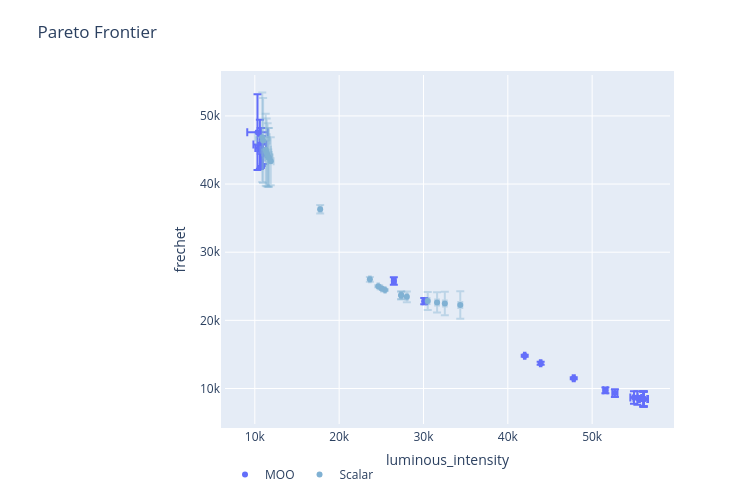

Notebook code for this chart:
### Code cell
fig4 = plot_ax_client_sc_ax_client(ax_clients[4], sc_ax_clients[4])

### Figure 1 — Plotly figure (JSON) as saved in the notebook; plotly's stock layout.template omitted (floating-point values rounded to 4 significant figures)
{"data": [{"error_x": {"array": [498.5, 431.0, 619.4, 93.39, 765.9, 498.5, 498.5, 305.4, 185.6, 338.6, 475.8, 453.5, 88.5, 225.1, 619.4, 498.5, 121.9, 249.6, 498.5, 1214.0], "color": "rgba(255, 0, 0)", "thickness": 2, "type": "data"}, "error_y": {"array": [1101.0, 911.0, 2915.0, 231.3, 3613.0, 1101.0, 1101.0, 568.3, 468.5, 1477.0, 2202.0, 976.4, 147.8, 554.4, 2915.0, 1101.0, 156.6, 422.0, 1101.0, 5566.0], "color": "rgba(255, 0, 0)", "thickness": 2, "type": "data"}, "hoverinfo": "text", "legendgroup": "MOO", "marker": {"color": "rgba(255, 0, 0)"}, "mode": "markers", "name": "MOO", "text": ["<b>Parameterization 0</b><br>luminous_intensity: 56093.931 [55595.432, 56592.429]<br>frechet: 8451.835 [7350.478, 9553.193]<br><br><em>Parameterization:</em><br>R: 67<br>G: 24<br>B: 64", "<b>Parameterization 1</b><br>luminous_intensity: 54958.582 [54527.586, 55389.578]<br>frechet: 8683.383 [7772.346, 9594.420]<br><br><em>Parameterization:</em><br>R: 66<br>G: 23<br>B: 64", "<b>Parameterization 2</b><br>luminous_intensity: 10710.991 [10091.618, 11330.364]<br>frechet: 45308.008 [42392.561, 48223.454]<br><br><em>Parameterization:</em><br>R: 0<br>G: 0<br>B: 55", "<b>Parameterization 3</b><br>luminous_intensity: 43894.289 [43800.894, 43987.684]<br>frechet: 13703.034 [13471.742, 13934.325]<br><br><em>Parameterization:</em><br>R: 55<br>G: 14<br>B: 63", "<b>Parameterization 4</b><br>luminous_intensity: 10601.654 [9835.757, 11367.551]<br>frechet: 45822.209 [42209.600, 49434.818]<br><br><em>Parameterization:</em><br>R: 0<br>G: 0<br>B: 54", "<b>Parameterization 5</b><br>luminous_intensity: 56093.931 [55595.432, 56592.429]<br>frechet: 8451.835 [7350.478, 9553.193]<br><br><em>Parameterization:</em><br>R: 67<br>G: 24<br>B: 64", "<b>Parameterization 6</b><br>luminous_intensity: 56093.931 [55595.432, 56592.429]<br>frechet: 8451.835 [7350.478, 9553.193]<br><br><em>Parameterization:</em><br>R: 67<br>G: 24<br>B: 64", "<b>Parameterization 7</b><br>luminous_intensity: 52696.59 [52391.197, 53001.983]<br>frechet: 9330.191 [8761.849, 9898.533]<br><br><em>Parameterization:</em><br>R: 64<br>G: 21<br>B: 64", "<b>Parameterization 8</b><br>luminous_intensity: 30089.886 [29904.320, 30275.453]<br>frechet: 22820.839 [22352.384, 23289.293]<br><br><em>Parameterization:</em><br>R: 40<br>G: 3<br>B: 62", "<b>Parameterization 9</b><br>luminous_intensity: 10951.476 [10612.883, 11290.069]<br>frechet: 44429.837 [42953.155, 45906.518]<br><br><em>Parameterization:</em><br>R: 0<br>G: 0<br>B: 57", "<b>Parameterization 10</b><br>luminous_intensity: 10827.6 [10351.756, 11303.444]<br>frechet: 44842.76 [42641.233, 47044.287]<br><br><em>Parameterization:</em><br>R: 0<br>G: 0<br>B: 56", "<b>Parameterization 11</b><br>luminous_intensity: 55361.035 [54907.545, 55814.526]<br>frechet: 8602.153 [7625.747, 9578.559]<br><br><em>Parameterization:</em><br>R: 67<br>G: 23<br>B: 64", "<b>Parameterization 12</b><br>luminous_intensity: 42002.924 [41914.427, 42091.421]<br>frechet: 14810.769 [14662.972, 14958.566]<br><br><em>Parameterization:</em><br>R: 52<br>G: 13<br>B: 63", "<b>Parameterization 13</b><br>luminous_intensity: 26483.564 [26258.513, 26708.615]<br>frechet: 25787.446 [25233.035, 26341.857]<br><br><em>Parameterization:</em><br>R: 36<br>G: 0<br>B: 62", "<b>Parameterization 14</b><br>luminous_intensity: 10710.991 [10091.618, 11330.364]<br>frechet: 45308.008 [42392.561, 48223.454]<br><br><em>Parameterization:</em><br>R: 0<br>G: 0<br>B: 55", "<b>Parameterization 15</b><br>luminous_intensity: 56093.931 [55595.432, 56592.429]<br>frechet: 8451.835 [7350.478, 9553.193]<br><br><em>Parameterization:</em><br>R: 67<br>G: 24<br>B: 64", "<b>Parameterization 16</b><br>luminous_intensity: 47816.926 [47694.984, 47938.867]<br>frechet: 11505.902 [11349.302, 11662.501]<br><br><em>Parameterization:</em><br>R: 59<br>G: 17<br>B: 64", "<b>Parameterization 17</b><br>luminous_intensity: 51570.466 [51320.838, 51820.095]<br>frechet: 9742.49 [9320.482, 10164.498]<br><br><em>Parameterization:</em><br>R: 63<br>G: 20<br>B: 64", "<b>Parameterization 18</b><br>luminous_intensity: 56093.931 [55595.432, 56592.429]<br>frechet: 8451.835 [7350.478, 9553.193]<br><br><em>Parameterization:</em><br>R: 67<br>G: 24<br>B: 64", "<b>Parameterization 19</b><br>luminous_intensity: 10317.167 [9103.320, 11531.014]<br>frechet: 47618.839 [42052.938, 53184.740]<br><br><em>Parameterization:</em><br>R: 0<br>G: 0<br>B: 51"], "type": "scatter", "x": [56090.0, 54960.0, 10710.0, 43890.0, 10600.0, 56090.0, 56090.0, 52700.0, 30090.0, 10950.0, 10830.0, 55360.0, 42000.0, 26480.0, 10710.0, 56090.0, 47820.0, 51570.0, 56090.0, 10320.0], "y": [8452.0, 8683.0, 45310.0, 13700.0, 45820.0, 8452.0, 8452.0, 9330.0, 22820.0, 44430.0, 44840.0, 8602.0, 14810.0, 25790.0, 45310.0, 8452.0, 11510.0, 9742.0, 8452.0, 47620.0]}, {"error_x": {"array": [99.79, 67.64, 876.5, 438.5, 438.5, 495.0, 333.5, 171.3, 614.8, 237.1, 209.2, 145.7, 224.3, 221.7, 71.78, 553.9, 113.4, 808.6, 113.4, 78.09], "color": "rgba(128,177,211,0.4)", "thickness": 2, "type": "data"}, "error_y": {"array": [353.7, 110.0, 6571.0, 4305.0, 4305.0, 4650.0, 3512.0, 623.5, 5285.0, 2030.0, 1325.0, 793.1, 1481.0, 1721.0, 121.4, 4973.0, 564.8, 6235.0, 564.8, 150.4], "color": "rgba(128,177,211,0.4)", "thickness": 2, "type": "data"}, "hoverinfo": "text", "legendgroup": "Scalar", "marker": {"color": "rgba(128,177,211,1)"}, "mode": "markers", "name": "Scalar", "text": ["<b>Parameterization 0</b><br>luminous_intensity: 23642.245 [23542.458, 23742.031]<br>scalarized_objective: 50070.849 [49694.594, 50447.104]<br>frechet: 26019.909 [25666.171, 26373.647]<br><br><em>Parameterization:</em><br>R: 33<br>G: 0<br>B: 54", "<b>Parameterization 1</b><br>luminous_intensity: 25439.947 [25372.306, 25507.588]<br>scalarized_objective: 50025.68 [49823.405, 50227.955]<br>frechet: 24443.785 [24333.786, 24553.785]<br><br><em>Parameterization:</em><br>R: 37<br>G: 0<br>B: 55", "<b>Parameterization 2</b><br>luminous_intensity: 10885.264 [10008.803, 11761.725]<br>scalarized_objective: 63252.589 [58760.246, 67744.933]<br>frechet: 46875.111 [40304.071, 53446.151]<br><br><em>Parameterization:</em><br>R: 0<br>G: 0<br>B: 52", "<b>Parameterization 3</b><br>luminous_intensity: 11640.345 [11201.865, 12078.824]<br>scalarized_objective: 58119.954 [55458.084, 60781.824]<br>frechet: 43909.31 [39604.068, 48214.551]<br><br><em>Parameterization:</em><br>R: 0<br>G: 0<br>B: 59", "<b>Parameterization 4</b><br>luminous_intensity: 11640.345 [11201.865, 12078.824]<br>scalarized_objective: 58119.954 [55458.084, 60781.824]<br>frechet: 43909.31 [39604.068, 48214.551]<br><br><em>Parameterization:</em><br>R: 0<br>G: 0<br>B: 59", "<b>Parameterization 5</b><br>luminous_intensity: 11520.453 [11025.424, 12015.482]<br>scalarized_objective: 58699.082 [55785.119, 61613.044]<br>frechet: 44258.182 [39608.316, 48908.047]<br><br><em>Parameterization:</em><br>R: 0<br>G: 0<br>B: 58", "<b>Parameterization 6</b><br>luminous_intensity: 11892.045 [11558.508, 12225.581]<br>scalarized_objective: 57143.957 [55018.372, 59269.543]<br>frechet: 43346.121 [39834.367, 46857.875]<br><br><em>Parameterization:</em><br>R: 0<br>G: 0<br>B: 61", "<b>Parameterization 7</b><br>luminous_intensity: 17748.093 [17576.755, 17919.430]<br>scalarized_objective: 53991.154 [53404.906, 54577.403]<br>frechet: 36293.621 [35670.082, 36917.160]<br><br><em>Parameterization:</em><br>R: 18<br>G: 0<br>B: 55", "<b>Parameterization 8</b><br>luminous_intensity: 11292.647 [10677.834, 11907.460]<br>scalarized_objective: 60019.769 [56608.594, 63430.944]<br>frechet: 45051.99 [39767.049, 50336.931]<br><br><em>Parameterization:</em><br>R: 0<br>G: 0<br>B: 56", "<b>Parameterization 9</b><br>luminous_intensity: 34362.054 [34124.992, 34599.115]<br>scalarized_objective: 56182.684 [54968.564, 57396.804]<br>frechet: 22259.095 [20229.570, 24288.620]<br><br><em>Parameterization:</em><br>R: 41<br>G: 10<br>B: 57", "<b>Parameterization 10</b><br>luminous_intensity: 30504.8 [30295.566, 30714.035]<br>scalarized_objective: 53052.983 [52273.172, 53832.794]<br>frechet: 22829.949 [21505.322, 24154.576]<br><br><em>Parameterization:</em><br>R: 39<br>G: 6<br>B: 56", "<b>Parameterization 11</b><br>luminous_intensity: 28028.823 [27883.081, 28174.565]<br>scalarized_objective: 51386.865 [50890.837, 51882.893]<br>frechet: 23458.621 [22665.534, 24251.709]<br><br><em>Parameterization:</em><br>R: 38<br>G: 3<br>B: 56", "<b>Parameterization 12</b><br>luminous_intensity: 31610.815 [31386.511, 31835.119]<br>scalarized_objective: 53835.049 [52955.796, 54714.302]<br>frechet: 22627.316 [21146.115, 24108.518]<br><br><em>Parameterization:</em><br>R: 40<br>G: 7<br>B: 56", "<b>Parameterization 13</b><br>luminous_intensity: 32531.788 [32310.101, 32753.475]<br>scalarized_objective: 54647.358 [53625.862, 55668.854]<br>frechet: 22486.257 [20765.515, 24207.000]<br><br><em>Parameterization:</em><br>R: 40<br>G: 8<br>B: 57", "<b>Parameterization 14</b><br>luminous_intensity: 25037.085 [24965.307, 25108.862]<br>scalarized_objective: 49954.718 [49730.283, 50179.154]<br>frechet: 24689.341 [24567.953, 24810.730]<br><br><em>Parameterization:</em><br>R: 36<br>G: 0<br>B: 55", "<b>Parameterization 15</b><br>luminous_intensity: 11404.55 [10850.671, 11958.429]<br>scalarized_objective: 59333.433 [56171.422, 62495.445]<br>frechet: 44641.408 [39668.417, 49614.399]<br><br><em>Parameterization:</em><br>R: 0<br>G: 0<br>B: 57", "<b>Parameterization 16</b><br>luminous_intensity: 27353.749 [27240.324, 27467.175]<br>scalarized_objective: 50965.324 [50574.517, 51356.131]<br>frechet: 23677.587 [23112.813, 24242.361]<br><br><em>Parameterization:</em><br>R: 38<br>G: 2<br>B: 56", "<b>Parameterization 17</b><br>luminous_intensity: 10981.05 [10172.460, 11789.640]<br>scalarized_objective: 62372.155 [58166.949, 66577.361]<br>frechet: 46397.532 [40162.552, 52632.513]<br><br><em>Parameterization:</em><br>R: 0<br>G: 0<br>B: 53", "<b>Parameterization 18</b><br>luminous_intensity: 27353.749 [27240.324, 27467.175]<br>scalarized_objective: 50965.324 [50574.517, 51356.131]<br>frechet: 23677.587 [23112.813, 24242.361]<br><br><em>Parameterization:</em><br>R: 38<br>G: 2<br>B: 56", "<b>Parameterization 19</b><br>luminous_intensity: 24633.579 [24555.485, 24711.673]<br>scalarized_objective: 49922.145 [49667.444, 50176.847]<br>frechet: 25005.772 [24855.324, 25156.221]<br><br><em>Parameterization:</em><br>R: 35<br>G: 0<br>B: 55"], "type": "scatter", "x": [23640.0, 25440.0, 10890.0, 11640.0, 11640.0, 11520.0, 11890.0, 17750.0, 11290.0, 34360.0, 30500.0, 28030.0, 31610.0, 32530.0, 25040.0, 11400.0, 27350.0, 10980.0, 27350.0, 24630.0], "y": [26020.0, 24440.0, 46880.0, 43910.0, 43910.0, 44260.0, 43350.0, 36290.0, 45050.0, 22260.0, 22830.0, 23460.0, 22630.0, 22490.0, 24690.0, 44640.0, 23680.0, 46400.0, 23680.0, 25010.0]}], "layout": {"height": 500, "hovermode": "closest", "legend": {"orientation": "h"}, "margin": {"b": 75, "l": 225, "pad": 4, "t": 75}, "title": {"text": "Pareto Frontier"}, "width": 750, "xaxis": {"ticksuffix": "", "title": {"text": "luminous_intensity"}, "zeroline": true}, "yaxis": {"ticksuffix": "", "title": {"text": "frechet"}, "zeroline": true}}}
